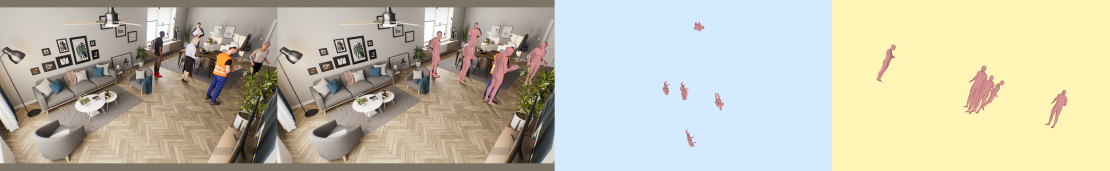
#> input picture figs/fig5_frontview/ours/ag_validationset_renderpeople_bfh_archviz_5_10_cam02_00131_1280x720.png.output.png, 3328 x 512 px, given in place of _bfh_archviz_5_10_cam02_00131_1280x720.png.output.output.png, which was not available (shown at 1/3 size)
$ python concat_frontview_comparison.py
#> lines starting #> are read from the running program, lines starting #| are printed output that depends on the picture; pictures that were not available may be replaced by others from this repository, and a replacement may not be noted


import cv2
import os
import numpy as np


# Resizes a image and maintains aspect ratio
def maintain_aspect_ratio_resize(image, width=None, height=None, inter=cv2.INTER_AREA):
    # Grab the image size and initialize dimensions
    dim = None
    (h, w) = image.shape[:2]

    # Return original image if no need to resize
    if width is None and height is None:
        return image

    # We are resizing height if width is none
    if width is None:
        # Calculate the ratio of the height and construct the dimensions
        r = height / float(h)
        dim = (int(w * r), height)
    # We are resizing width if height is none
    else:
        # Calculate the ratio of the width and construct the dimensions
        r = width / float(w)
        dim = (width, int(h * r))

    # Return the resized image
    return cv2.resize(image, dim, interpolation=inter)

if __name__ == '__main__':

    # Write some Text
    font                   = cv2.FONT_HERSHEY_SIMPLEX
    bottomLeftCornerOfText = (600, 100)
    fontScale              = 3
    fontColor              = (255, 0, 0)
    thickness              = 5
    lineType               = 3

    # source_img_root = "/data/datasets/AGORA/images/validation"

    proj_root = "/home/haoye/codes/ads/"
    gt_result_root = f"{proj_root}/output/front_com/pred_mesh_gt"
    crmh_result_root = f"{proj_root}/output/front_com/pred_mesh_crmh"
    romp_result_root = f"{proj_root}/output/front_com/pred_mesh_romp"
    bev_result_root = f"{proj_root}/output/front_com/pred_mesh_bev"
    # ours_result_root = f"{proj_root}/output/front_com/pred_mesh_ours_0.5"
    ours_result_root = "./figs/fig5_frontview/ours"

    '''
    /data/datasets/AGORA/images/validation/ag_validationset_renderpeople_bfh_archviz_5_10_cam02_00000_1280x720.png
    BEV  /data/datasets/AGORA/BEV_testset_outputs/ag_validationset_renderpeople_bfh_archviz_5_10_cam02_00000_1280x720__2_0.08.png
    ROMP /data/datasets/AGORA/ROMP_testset_outputs/ag_validationset_renderpeople_bfh_archviz_5_10_cam02_00000_1280x720.png
    CRMH /data/datasets/AGORA/multihuman_testset_outputs/ag_validationset_renderpeople_bfh_archviz_5_10_cam02_00000_1280x720.png.output.jpg
    Ours /data/datasets/AGORA/ADRT_w_mask_conf_outputs_0.5/ag_validationset_renderpeople_bfh_archviz_5_10_cam02_00000_1280x720.output.png
         /data/datasets/AGORA/ADRT_w_mask_conf_outputs_0.5/ag_validationset_renderpeople_bfh_archviz_5_10_cam02_00001_1280x720.output.png
    '''
    output_fold = "./figs/fig5_frontview/front_view_compare_src_crmh_romp_bev_ours"
    os.makedirs(output_fold, exist_ok=True)

    img_name_list = os.listdir(bev_result_root)
    img_name_list = sorted(img_name_list)

    for img_name in img_name_list:

        gt_img_path = os.path.join(gt_result_root, img_name[:-4] + '.output.png')
        crmh_img_path = os.path.join(crmh_result_root, img_name)
        romp_img_path = os.path.join(romp_result_root, img_name)
        bev_img_path = os.path.join(bev_result_root, img_name)
        ours_img_path = os.path.join(ours_result_root, img_name + '.output.png')

        gt_img = cv2.imread(gt_img_path)
#> gt_img is the input picture: shape (512, 3328, 3); mean B, G, R 173.3, 190.7, 194.2
        crmh_img = cv2.imread(crmh_img_path)
        romp_img = cv2.imread(romp_img_path)
        bev_img = cv2.imread(bev_img_path)
        ours_img = cv2.imread(ours_img_path)
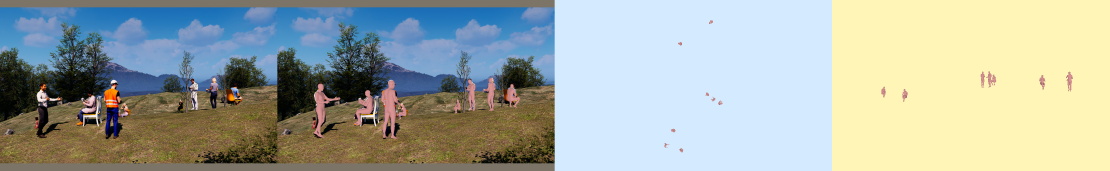
#> input picture figs/fig5_frontview/ours/ag_validationset_renderpeople_bfh_brushifyforest_5_15_00004_1280x720.png.output.png, 3328 x 512 px, given in place of _archviz_5_10_cam02_00131_1280x720.png.output.png.output.png, which was not available (shown at 1/3 size)
#> ours_img is the input picture: shape (512, 3328, 3); mean B, G, R 164.3, 173.5, 165.5
        if bev_img is None or romp_img is None or ours_img is None:
            print(ours_img_path, "not exists...")
            continue

        print(bev_img.shape)
#| (512, 3328, 3)
        # gt_img = gt_img[16:-(22+6), :832*2, :]
        crmh_img = crmh_img[22:-22, :832*2, :]
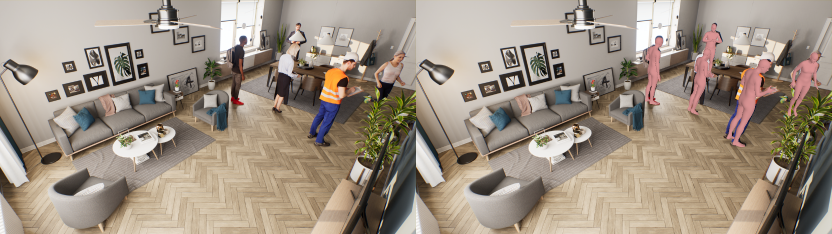
#> crmh_img: shape (468, 1664, 3) (shown at 1/2 size); mean B, G, R 131.7, 145.9, 158.7
        # crmh_img = crmh_img[22:-22, 832:832*2, :]
        romp_img = romp_img[22:-22, 832:832*2, :]
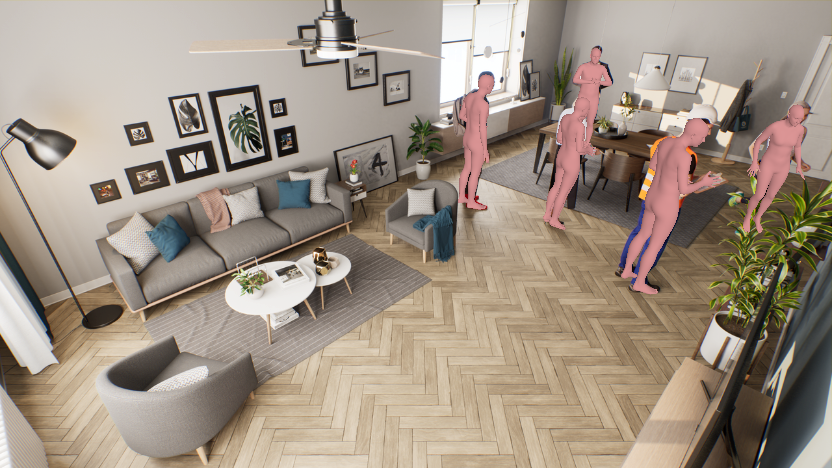
#> romp_img: shape (468, 832, 3); mean B, G, R 132.4, 146.4, 160.1
        bev_img = bev_img[22:-22, 832:832*2, :]
        ours_img = ours_img[16:-(22+6), 832:832*2, :]
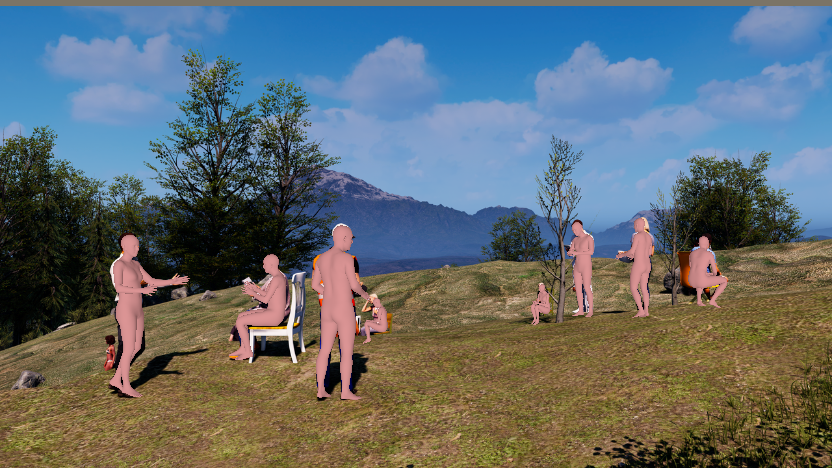
#> ours_img: shape (468, 832, 3); mean B, G, R 112.9, 108, 97.2


        # all_imgs = cv2.hconcat([gt_img, crmh_img, romp_img, bev_img, ours_img])
        all_imgs = cv2.hconcat([crmh_img, romp_img, bev_img, ours_img])
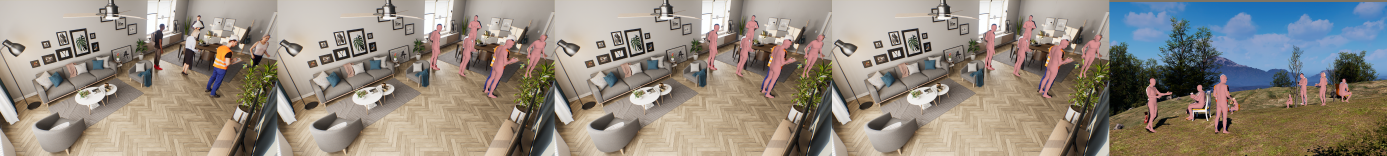
#> all_imgs: shape (468, 4160, 3) (shown at 1/3 size); mean B, G, R 128.2, 138.5, 147
        try:
            output_path = os.path.join(output_fold, img_name[:-4] + "src_gt_crmh_romp_bev_ours.png")
            cv2.imwrite(output_path, all_imgs)
            print(output_path)
            print("-" * 50)
        except:
            print("exp....")


        # [13 lines of commented-out code are left out]
